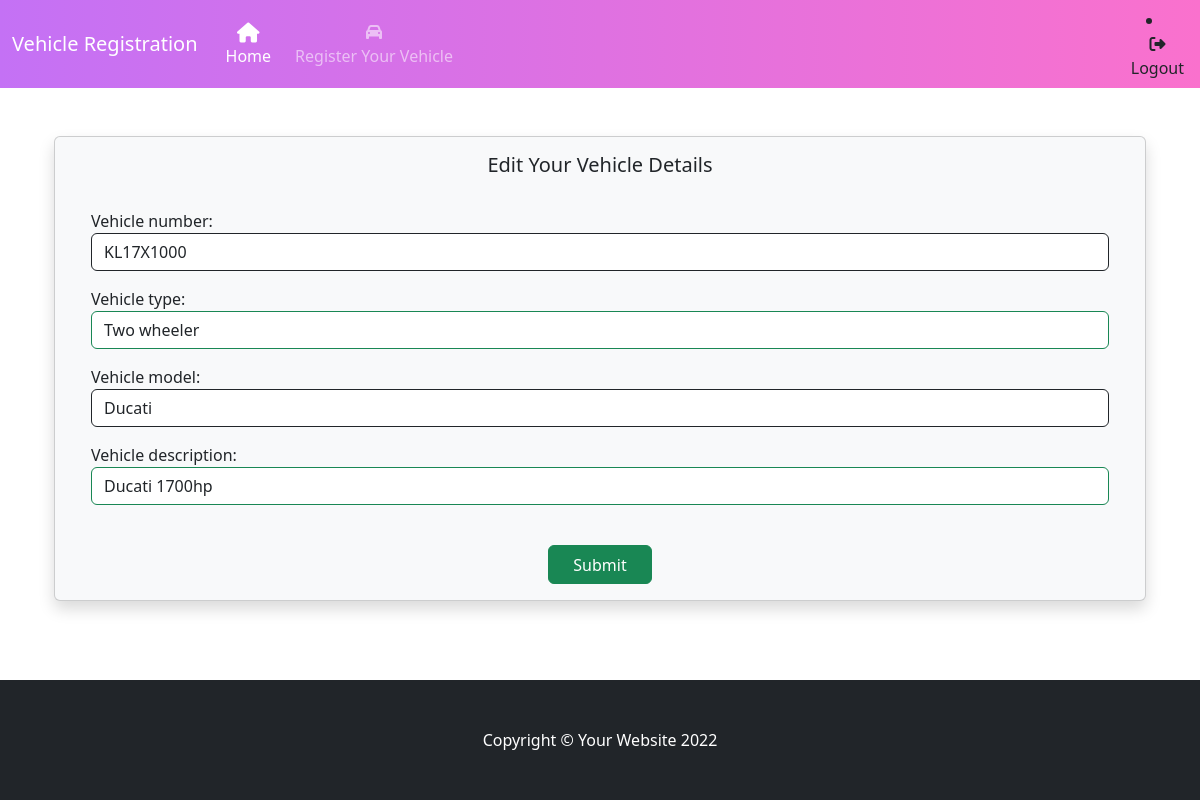
The app's page /home/vehicle/4/vehicleupdate (signed in) with its own data.
### vehicle/models.py (models this page shows)
class Vehicle(models.Model):
    alphanum=RegexValidator(r'^[0-9a-zA-Z]*$','Only use alphanumeric characters')
    VEHICLE_TYPE_CHOICES = [
        ('Two', 'Two wheeler'),
        ('Three', 'Three wheeler'),
        ('Four', 'Four wheeler'),
    ]
    vehicle_number = models.CharField(max_length=20,validators=[alphanum])
    vehicle_type = models.CharField(max_length=5, choices=VEHICLE_TYPE_CHOICES)
    vehicle_model = models.CharField(max_length=100)
    vehicle_description = models.CharField(max_length=200)
    user=models.ForeignKey(Users,on_delete=models.CASCADE)

### vehicle/views.py (the view)
# urls.py: path("home/vehicle/<int:id>/vehicleupdate",views.VehicleUpdateView.as_view(),name="vehicle-update"),
@method_decorator(asdecs,name="dispatch")
class VehicleUpdateView(UpdateView):
    model=Vehicle
    form_class=VehicleForm
    template_name="vehicleupdate.html"
    pk_url_kwarg="id"
    success_url=reverse_lazy("home")

### vehicle/forms.py
class VehicleForm(forms.ModelForm):
    class Meta:
        model=Vehicle
        fields=['vehicle_number','vehicle_type','vehicle_model','vehicle_description']
        widgets={
            "vehicle_number":forms.TextInput(attrs={'class':'form-control border border-dark','placeholder':'Enter Vehicle number'}),
            "vehicle_type":forms.Select(attrs={'class': 'form-control border border-success'}),
            "vehicle_model":forms.TextInput(attrs={'class':'form-control border border-dark','placeholder':'Enter Vehicle model'}),
            'vehicle_description':forms.TextInput(attrs={'class':'form-control border border-success '})
        }

### vehicle/views.py (called while the page is built)
def signin_required(fn):
    def wrapper(request, *args, **kwargs):
        if not request.user.is_authenticated:
            return redirect("signin")
        else:
            return fn(request, *args, **kwargs)
    return wrapper

def admin_suadmin_required(user):
    return user.is_authenticated and user.options in ('SA','A')

### vehicle/templates/vehicleupdate.html (shortened to what this page needs)
{%extends 'base.html'%}
{%block body_block%}
<form action="" method="POST">
    <div class="container">
        <div class="card card-body mt-5 shadow p-3 mb-5 bg-body-tertiary rounded">
            <h5 class="text-center">Edit Your Vehicle Details</h5>
            <div class="mt-4" style="margin-left: 20px;margin-right: 20px;">
                {{form.as_p}}
            </div>
            <div class="text-center mt-4">
                <input class="btn btn-success" type="submit" value="Submit">
            </div>
        </div>
    </div>
</form>
{%endblock%}

### vehicle/templates/base.html (style rules this page uses)
.btn { padding: .45rem 1.5rem .35rem; }

### records on screen
Vehicle: vehicle_number "KL17X1000", vehicle_type "Two wheeler", vehicle_model "Ducati", vehicle_description "Ducati 1700hp"
